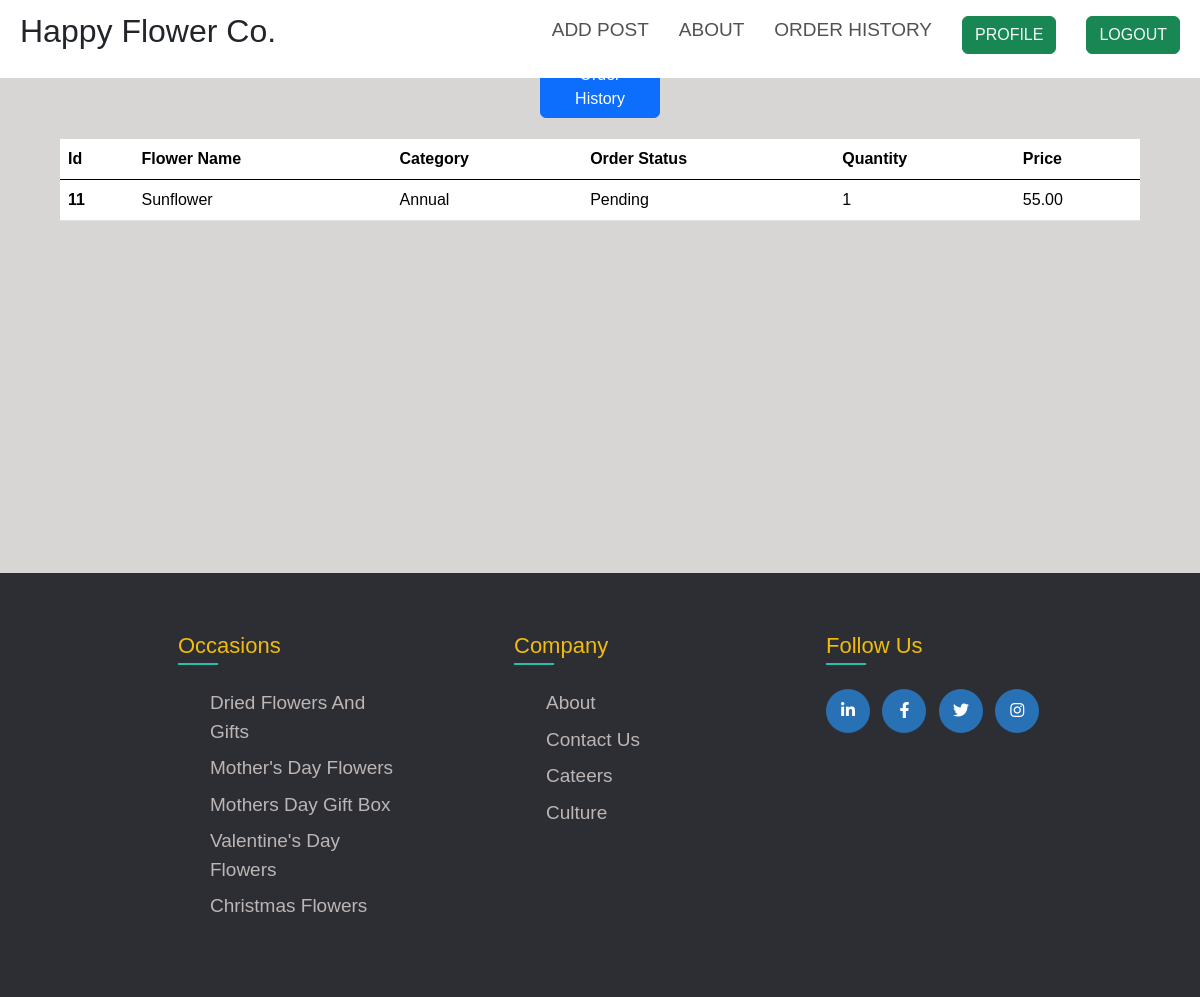
Before: /flower/order_history/ (signed in) with the older database file.
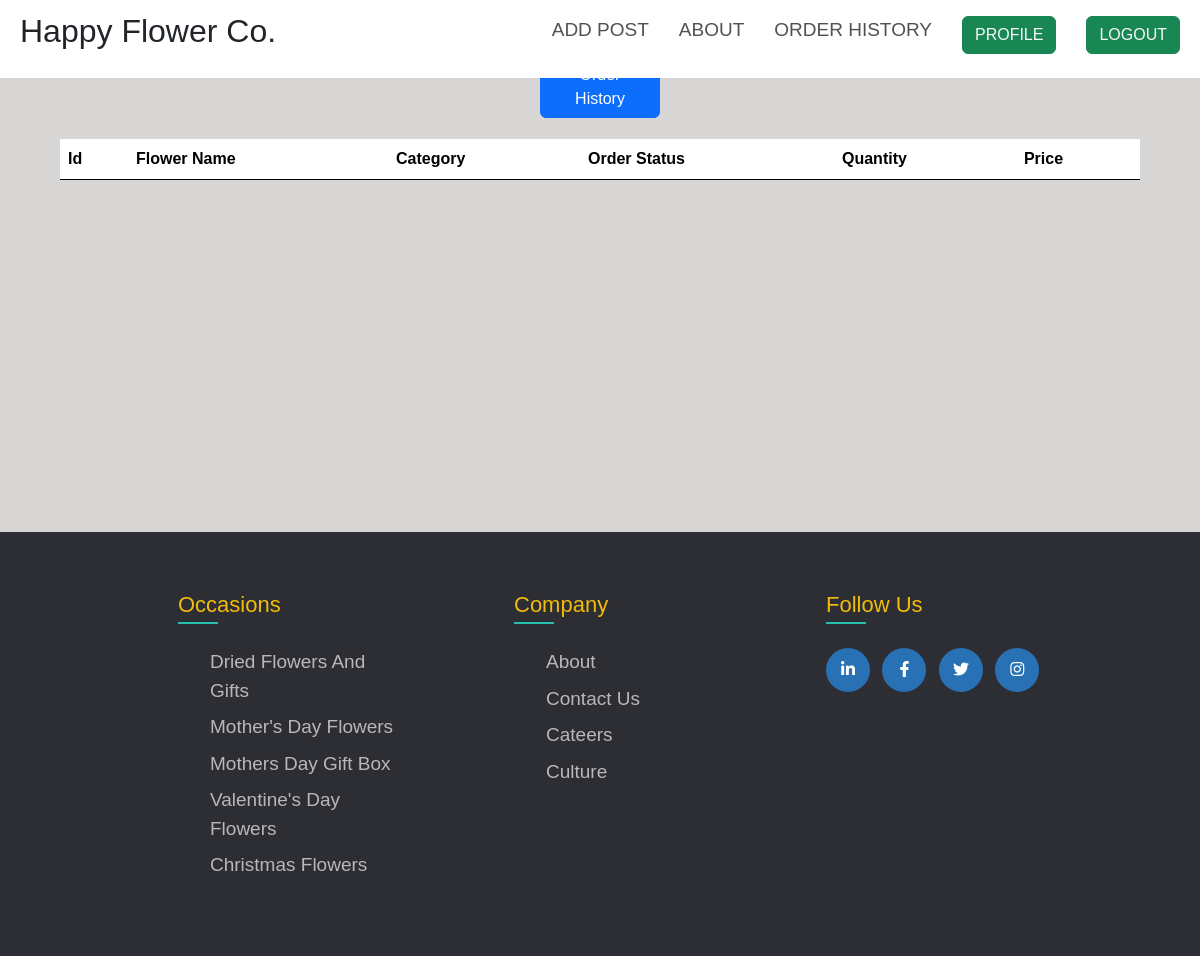
After: the same page with the newer database file.
### flower/models.py (models this page shows, shortened)
class Order(models.Model):
    STATUS_CHOICES = [
        ('Pending', 'Pending'),
        ('Completed', 'Completed'),
    ]
    flower = models.ForeignKey(Flower, on_delete=models.CASCADE)
    user = models.ForeignKey(User, on_delete=models.CASCADE)
    quantity = models.PositiveIntegerField(default=1)
    status = models.CharField(max_length=20, choices=STATUS_CHOICES, default='Pending')

class Flower(models.Model):
    title = models.CharField(max_length=200)
    description = models.TextField()
    image = models.ImageField(upload_to='uploads', blank=True, null = True)
    price = models.DecimalField(max_digits=10, decimal_places=2)
    category = models.ForeignKey(Category, on_delete=models.CASCADE)
    quantity = models.PositiveIntegerField(default=0)

class Category(models.Model):
    name = models.CharField(max_length=100)
    slug = models.SlugField(max_length=100, unique=True, null=True, blank=True)

### flower/views.py (the view)
# urls.py: path('order_history/', views.OrderHistoryView.as_view(), name='order_history'),
class OrderHistoryView(LoginRequiredMixin, ListView):
    model = Order
    template_name = 'flower/order_history.html'
    context_object_name = 'orders'
    def get_queryset(self):
        return Order.objects.filter(user=self.request.user)

### flower/templates/flower/order_history.html
{% extends 'base.html' %}
{% block content %}
<div class="d-flex ">
  <button class=" order_history_btn     btn btn-primary"> Order History</button>
</div>
<div class="table_body table_stl">
<table class="table  ">
  <thead>
    <tr>
      <th scope="col">Id</th>
      <th scope="col">Flower Name</th>
      <th scope="col">Category </th>
      <th scope="col">Order Status</th>
      <th scope="col">Quantity</th>
      <th scope="col">Price</th>
    </tr>
  </thead>
  <tbody>
      {% for order in orders %}
    <tr >
      <th  scope="row">{{order.id}}</th>
      <td>{{order.flower.title}}</td>
      <td>{{order.flower.category.name}}</td>
      <td>{{order.status  }}</td>
      <td>{{order.quantity  }}</td>
      <td>{{order.flower.price  }}</td>
    </tr>
    {% endfor %}
  </tbody>
</table>
</div>
{% endblock %}

Changed rows visible on the page:
removed Order: id "11", flower "Sunflower", flower.category.name "Annual", status "Pending", quantity "1", flower.price "55.00"
